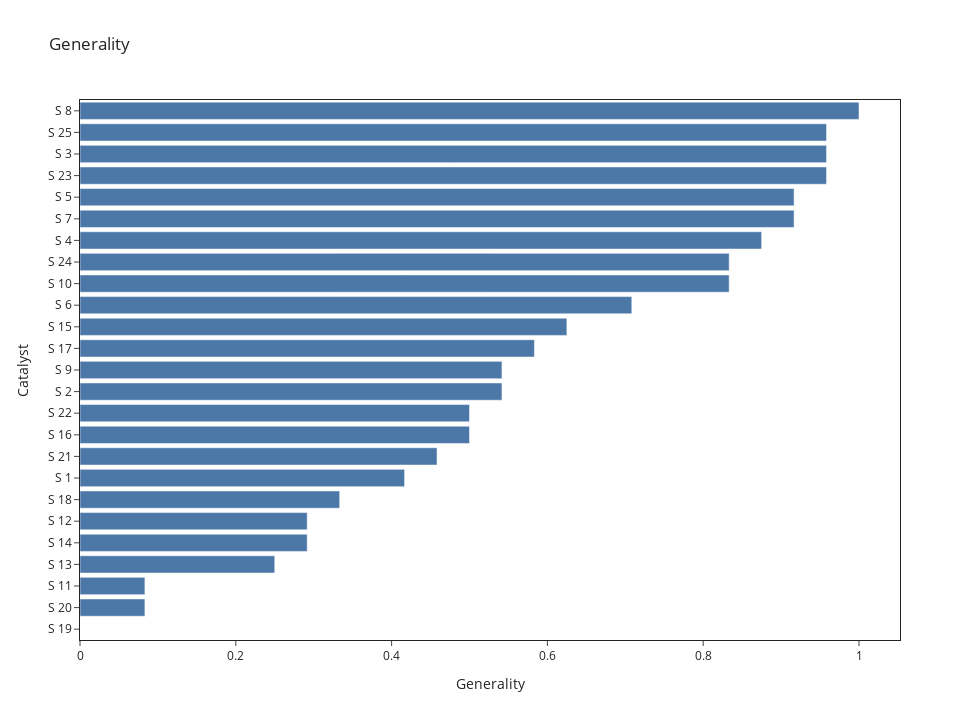

The cell this chart's notebook holds for it:
### Code cell
## Calculate Generality ##
cats = df_ee['3,3 Catalyst Substituent '].unique()
cat_list = []
gen_list = []
cluster_list = []
cluster_ee_list = []
for cat in cats:
    generality, clusters, cluster_ee = calc_generality(df_ee,cat,'3,3 Catalyst Substituent ','ee', df_ee['cluster'],threshold[opt_threshold])
    cat_list.append(cat)
    gen_list.append(generality)
    cluster_list.append(clusters)
    cluster_ee_list.append(cluster_ee)

gen = pd.Series(gen_list,cat_list)
gen = gen.sort_values(ascending=True)
fig = px.bar(x=gen, y=gen.index, title='Generality',
            labels={'x':'Catalyst Class', 'y':'Generality'},
            template='simple_white', orientation='h',
            color_discrete_sequence=[px.colors.qualitative.T10[0],
            px.colors.qualitative.T10[0],
            px.colors.qualitative.T10[4]],
            width=980, height=720,
                )


                


fig.update_xaxes(mirror=True)
fig.update_yaxes(mirror=True)

fig.update_layout(
    font_size=12,xaxis_title='Generality', yaxis_title='Catalyst', 
)

fig.update_layout(
    legend=dict(
        yanchor="bottom",
        y=1.01,
        xanchor="left",
        x=0.01,
        orientation='h',
    ),
    legend_title_text=''
)


fig.show()

### Figure 1 — Plotly figure (JSON) as saved in the notebook; plotly's stock layout.template omitted (floating-point values rounded to 4 significant figures)
{"data": [{"alignmentgroup": "True", "hovertemplate": "Catalyst Class=%{x}<br>Generality=%{y}<extra></extra>", "legendgroup": "", "marker": {"color": "#4C78A8", "pattern": {"shape": ""}}, "name": "", "offsetgroup": "", "orientation": "h", "showlegend": false, "textposition": "auto", "type": "bar", "x": [0, 0.08333, 0.08333, 0.25, 0.2917, 0.2917, 0.3333, 0.4167, 0.4583, 0.5, 0.5, 0.5417, 0.5417, 0.5833, 0.625, 0.7083, 0.8333, 0.8333, 0.875, 0.9167, 0.9167, 0.9583, 0.9583, 0.9583, 1], "xaxis": "x", "y": ["S 19", "S 20", "S 11", "S 13", "S 14", "S 12", "S 18", "S 1", "S 21", "S 16", "S 22", "S 2", "S 9", "S 17", "S 15", "S 6", "S 10", "S 24", "S 4", "S 7", "S 5", "S 23", "S 3", "S 25", "S 8"], "yaxis": "y"}], "layout": {"barmode": "relative", "font": {"size": 12}, "height": 720, "legend": {"orientation": "h", "title": {"text": ""}, "tracegroupgap": 0, "x": 0.01, "xanchor": "left", "y": 1.01, "yanchor": "bottom"}, "title": {"text": "Generality"}, "width": 980, "xaxis": {"anchor": "y", "domain": [0, 1], "mirror": true, "title": {"text": "Generality"}}, "yaxis": {"anchor": "x", "domain": [0, 1], "mirror": true, "title": {"text": "Catalyst"}}}}
